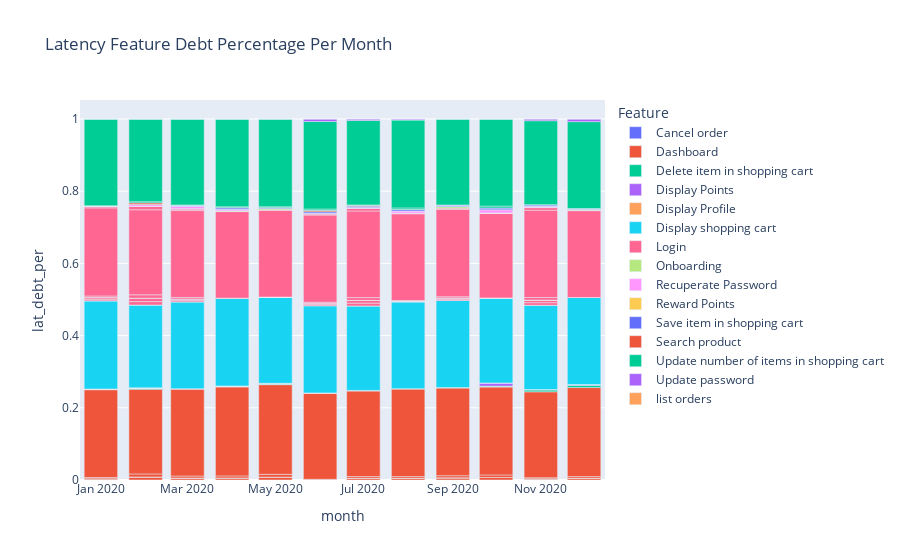

Notebook code for this chart:
### Code cell
fig = px.bar(grouped, x="month", y="lat_debt_per", color="Feature", title="Latency Feature Debt Percentage Per Month")
fig.show()

### Figure 1 — Plotly figure (JSON) as saved in the notebook; plotly's stock layout.template omitted (floating-point values rounded to 4 significant figures)
{"data": [{"alignmentgroup": "True", "hovertemplate": "Feature=Cancel order<br>month=%{x}<br>lat_debt_per=%{y}<extra></extra>", "legendgroup": "Cancel order", "marker": {"color": "#636efa"}, "name": "Cancel order", "offsetgroup": "Cancel order", "orientation": "v", "showlegend": true, "textposition": "auto", "type": "bar", "x": ["2020-01", "2020-02", "2020-03", "2020-04", "2020-05", "2020-06", "2020-07", "2020-08", "2020-09", "2020-10", "2020-11", "2020-12"], "xaxis": "x", "y": [0, 0, 0, 0, 0, 0, 0, 0, 0, 0, 0, 0], "yaxis": "y"}, {"alignmentgroup": "True", "hovertemplate": "Feature=Dashboard<br>month=%{x}<br>lat_debt_per=%{y}<extra></extra>", "legendgroup": "Dashboard", "marker": {"color": "#EF553B"}, "name": "Dashboard", "offsetgroup": "Dashboard", "orientation": "v", "showlegend": true, "textposition": "auto", "type": "bar", "x": ["2020-01", "2020-01", "2020-01", "2020-01", "2020-01", "2020-01", "2020-02", "2020-02", "2020-02", "2020-02", "2020-02", "2020-02", "2020-03", "2020-03", "2020-03", "2020-03", "2020-03", "2020-03", "2020-04", "2020-04", "2020-04", "2020-04", "2020-04", "2020-04", "2020-05", "2020-05", "2020-05", "2020-05", "2020-05", "2020-05", "2020-06", "2020-06", "2020-06", "2020-06", "2020-06", "2020-06", "2020-07", "2020-07", "2020-07", "2020-07", "2020-07", "2020-07", "2020-08", "2020-08", "2020-08", "2020-08", "2020-08", "2020-08", "2020-09", "2020-09", "2020-09", "2020-09", "2020-09", "2020-09", "2020-10", "2020-10", "2020-10", "2020-10", "2020-10", "2020-10", "2020-11", "2020-11", "2020-11", "2020-11", "2020-11", "2020-11", "2020-12", "2020-12", "2020-12", "2020-12", "2020-12", "2020-12"], "xaxis": "x", "y": [0, 0.003488, 0, 0, 0.003488, 0.2431, 0, 0.008419, 0, 0, 0.008419, 0.2346, 0, 0.005457, 0, 0, 0.005457, 0.242, 0, 0.005693, 0, 0, 0.005693, 0.2464, 0, 0.007851, 0, 0, 0.007851, 0.2484, 0, 0.000955, 0, 0, 0.000955, 0.2394, 0, 0.004732, 0, 0, 0.004732, 0.237, 0, 0.004678, 0, 0, 0.004678, 0.2438, 0, 0.005971, 0, 0, 0.005971, 0.244, 0, 0.00704, 0, 0, 0.00704, 0.2434, 0, 0.003192, 0, 0, 0.003192, 0.2379, 0, 0.00471, 0, 0, 0.00471, 0.2467], "yaxis": "y"}, {"alignmentgroup": "True", "hovertemplate": "Feature=Delete item in shopping cart<br>month=%{x}<br>lat_debt_per=%{y}<extra></extra>", "legendgroup": "Delete item in shopping cart", "marker": {"color": "#00cc96"}, "name": "Delete item in shopping cart", "offsetgroup": "Delete item in shopping cart", "orientation": "v", "showlegend": true, "textposition": "auto", "type": "bar", "x": ["2020-01", "2020-02", "2020-03", "2020-04", "2020-05", "2020-06", "2020-07", "2020-08", "2020-09", "2020-10", "2020-11", "2020-12"], "xaxis": "x", "y": [0.0006618, 0.003109, 0, 0.002526, 0.001991, 0, 0.001749, 0, 0, 0.002667, 0.005809, 0.006343], "yaxis": "y"}, {"alignmentgroup": "True", "hovertemplate": "Feature=Display Points<br>month=%{x}<br>lat_debt_per=%{y}<extra></extra>", "legendgroup": "Display Points", "marker": {"color": "#ab63fa"}, "name": "Display Points", "offsetgroup": "Display Points", "orientation": "v", "showlegend": true, "textposition": "auto", "type": "bar", "x": ["2020-01", "2020-01", "2020-02", "2020-02", "2020-03", "2020-03", "2020-04", "2020-04", "2020-05", "2020-05", "2020-06", "2020-06", "2020-07", "2020-07", "2020-08", "2020-08", "2020-09", "2020-09", "2020-10", "2020-10", "2020-11", "2020-11", "2020-12", "2020-12"], "xaxis": "x", "y": [0, 0, 0, 0, 0, 0, 0, 0, 0, 0.0007547, 0, 0, 0, 0, 0, 0, 0, 0, 0, 0.008683, 0, 0, 0, 0.002117], "yaxis": "y"}, {"alignmentgroup": "True", "hovertemplate": "Feature=Display Profile<br>month=%{x}<br>lat_debt_per=%{y}<extra></extra>", "legendgroup": "Display Profile", "marker": {"color": "#FFA15A"}, "name": "Display Profile", "offsetgroup": "Display Profile", "orientation": "v", "showlegend": true, "textposition": "auto", "type": "bar", "x": ["2020-01", "2020-01", "2020-02", "2020-02", "2020-03", "2020-03", "2020-04", "2020-04", "2020-05", "2020-05", "2020-06", "2020-06", "2020-07", "2020-07", "2020-08", "2020-08", "2020-09", "2020-09", "2020-10", "2020-10", "2020-11", "2020-11", "2020-12", "2020-12"], "xaxis": "x", "y": [0.001395, 0, 0.0008842, 0, 0, 0, 0.0003209, 0, 0.001143, 0, 0, 0, 0, 0, 0, 0, 0, 0, 0, 0, 0.0004932, 0, 0, 0], "yaxis": "y"}, {"alignmentgroup": "True", "hovertemplate": "Feature=Display shopping cart<br>month=%{x}<br>lat_debt_per=%{y}<extra></extra>", "legendgroup": "Display shopping cart", "marker": {"color": "#19d3f3"}, "name": "Display shopping cart", "offsetgroup": "Display shopping cart", "orientation": "v", "showlegend": true, "textposition": "auto", "type": "bar", "x": ["2020-01", "2020-02", "2020-03", "2020-04", "2020-05", "2020-06", "2020-07", "2020-08", "2020-09", "2020-10", "2020-11", "2020-12"], "xaxis": "x", "y": [0.2441, 0.2293, 0.2406, 0.2432, 0.2383, 0.2416, 0.234, 0.2403, 0.2415, 0.2355, 0.2335, 0.2409], "yaxis": "y"}, {"alignmentgroup": "True", "hovertemplate": "Feature=Login<br>month=%{x}<br>lat_debt_per=%{y}<extra></extra>", "legendgroup": "Login", "marker": {"color": "#FF6692"}, "name": "Login", "offsetgroup": "Login", "orientation": "v", "showlegend": true, "textposition": "auto", "type": "bar", "x": ["2020-01", "2020-01", "2020-01", "2020-01", "2020-01", "2020-01", "2020-01", "2020-01", "2020-02", "2020-02", "2020-02", "2020-02", "2020-02", "2020-02", "2020-02", "2020-02", "2020-03", "2020-03", "2020-03", "2020-03", "2020-03", "2020-03", "2020-03", "2020-03", "2020-04", "2020-04", "2020-04", "2020-04", "2020-04", "2020-04", "2020-04", "2020-04", "2020-05", "2020-05", "2020-05", "2020-05", "2020-05", "2020-05", "2020-05", "2020-05", "2020-06", "2020-06", "2020-06", "2020-06", "2020-06", "2020-06", "2020-06", "2020-06", "2020-07", "2020-07", "2020-07", "2020-07", "2020-07", "2020-07", "2020-07", "2020-07", "2020-08", "2020-08", "2020-08", "2020-08", "2020-08", "2020-08", "2020-08", "2020-08", "2020-09", "2020-09", "2020-09", "2020-09", "2020-09", "2020-09", "2020-09", "2020-09", "2020-10", "2020-10", "2020-10", "2020-10", "2020-10", "2020-10", "2020-10", "2020-10", "2020-11", "2020-11", "2020-11", "2020-11", "2020-11", "2020-11", "2020-11", "2020-11", "2020-12", "2020-12", "2020-12", "2020-12", "2020-12", "2020-12", "2020-12", "2020-12"], "xaxis": "x", "y": [0, 0.004474, 0.004474, 0, 0, 0.004474, 0.2441, 0.004474, 0, 0.00944, 0.00944, 0, 0, 0.00944, 0.2356, 0.00944, 0, 0.004092, 0.004092, 0, 0, 0.004092, 0.2406, 0.004092, 0, 0, 0, 0, 0, 0, 0.2398, 0, 0, 0.0001786, 0.0001786, 0, 0, 0.0001786, 0.2408, 0.0001786, 0, 0.003163, 0.003163, 0, 0, 0.003163, 0.2416, 0.003163, 0, 0.007697, 0.007697, 0, 0, 0.007697, 0.24, 0.007697, 0, 0.001245, 0.001245, 0, 0, 0.001245, 0.2403, 0.001245, 0, 0.003473, 0.003473, 0, 0, 0.003473, 0.2415, 0.003473, 0, 0, 0, 0, 0, 0, 0.2343, 0, 0, 0.007143, 0.007143, 0, 0, 0.007143, 0.2419, 0.007143, 0, 0, 0, 0, 0, 0, 0.2408, 0], "yaxis": "y"}, {"alignmentgroup": "True", "hovertemplate": "Feature=Onboarding<br>month=%{x}<br>lat_debt_per=%{y}<extra></extra>", "legendgroup": "Onboarding", "marker": {"color": "#B6E880"}, "name": "Onboarding", "offsetgroup": "Onboarding", "orientation": "v", "showlegend": true, "textposition": "auto", "type": "bar", "x": ["2020-01", "2020-02", "2020-03", "2020-04", "2020-05", "2020-06", "2020-07", "2020-08", "2020-09", "2020-10", "2020-11", "2020-12"], "xaxis": "x", "y": [0, 0, 0.0009453, 0.002032, 0.003897, 0, 0, 0.0002094, 0.004673, 0.001143, 0.0005698, 0.001924], "yaxis": "y"}, {"alignmentgroup": "True", "hovertemplate": "Feature=Recuperate Password<br>month=%{x}<br>lat_debt_per=%{y}<extra></extra>", "legendgroup": "Recuperate Password", "marker": {"color": "#FF97FF"}, "name": "Recuperate Password", "offsetgroup": "Recuperate Password", "orientation": "v", "showlegend": true, "textposition": "auto", "type": "bar", "x": ["2020-01", "2020-02", "2020-03", "2020-04", "2020-05", "2020-06", "2020-07", "2020-08", "2020-09", "2020-10", "2020-11", "2020-12"], "xaxis": "x", "y": [0.0009036, 0.004917, 0.007171, 0.004308, 0, 0.002081, 0.001593, 0.006443, 0, 0.009056, 0.003141, 0.001319], "yaxis": "y"}, {"alignmentgroup": "True", "hovertemplate": "Feature=Reward Points<br>month=%{x}<br>lat_debt_per=%{y}<extra></extra>", "legendgroup": "Reward Points", "marker": {"color": "#FECB52"}, "name": "Reward Points", "offsetgroup": "Reward Points", "orientation": "v", "showlegend": true, "textposition": "auto", "type": "bar", "x": ["2020-01", "2020-02", "2020-03", "2020-04", "2020-05", "2020-06", "2020-07", "2020-08", "2020-09", "2020-10", "2020-11", "2020-12"], "xaxis": "x", "y": [0, 0, 0, 0, 0, 0, 0, 0, 0, 0, 0, 0], "yaxis": "y"}, {"alignmentgroup": "True", "hovertemplate": "Feature=Save item in shopping cart<br>month=%{x}<br>lat_debt_per=%{y}<extra></extra>", "legendgroup": "Save item in shopping cart", "marker": {"color": "#636efa"}, "name": "Save item in shopping cart", "offsetgroup": "Save item in shopping cart", "orientation": "v", "showlegend": true, "textposition": "auto", "type": "bar", "x": ["2020-01", "2020-02", "2020-03", "2020-04", "2020-05", "2020-06", "2020-07", "2020-08", "2020-09", "2020-10", "2020-11", "2020-12"], "xaxis": "x", "y": [0, 0, 0.001657, 0.004304, 0.002571, 0.004051, 0.003842, 0.004149, 0.004518, 0.004957, 0.004338, 0.002185], "yaxis": "y"}, {"alignmentgroup": "True", "hovertemplate": "Feature=Search product<br>month=%{x}<br>lat_debt_per=%{y}<extra></extra>", "legendgroup": "Search product", "marker": {"color": "#EF553B"}, "name": "Search product", "offsetgroup": "Search product", "orientation": "v", "showlegend": true, "textposition": "auto", "type": "bar", "x": ["2020-01", "2020-02", "2020-03", "2020-04", "2020-05", "2020-06", "2020-07", "2020-08", "2020-09", "2020-10", "2020-11", "2020-12"], "xaxis": "x", "y": [0, 0.004583, 0, 0, 0, 0.003267, 0.001823, 0, 0, 0, 0, 0], "yaxis": "y"}, {"alignmentgroup": "True", "hovertemplate": "Feature=Update number of items in shopping cart<br>month=%{x}<br>lat_debt_per=%{y}<extra></extra>", "legendgroup": "Update number of items in shopping cart", "marker": {"color": "#00cc96"}, "name": "Update number of items in shopping cart", "offsetgroup": "Update number of items in shopping cart", "orientation": "v", "showlegend": true, "textposition": "auto", "type": "bar", "x": ["2020-01", "2020-01", "2020-02", "2020-02", "2020-03", "2020-03", "2020-04", "2020-04", "2020-05", "2020-05", "2020-06", "2020-06", "2020-07", "2020-07", "2020-08", "2020-08", "2020-09", "2020-09", "2020-10", "2020-10", "2020-11", "2020-11", "2020-12", "2020-12"], "xaxis": "x", "y": [0.0005688, 0.2402, 0.003109, 0.2293, 0.001657, 0.2382, 0.002526, 0.2432, 0.002571, 0.2431, 0.004051, 0.2425, 0.001749, 0.234, 0.004149, 0.2432, 2.325e-05, 0.238, 0.004957, 0.2413, 0, 0.2327, 0, 0.2409], "yaxis": "y"}, {"alignmentgroup": "True", "hovertemplate": "Feature=Update password<br>month=%{x}<br>lat_debt_per=%{y}<extra></extra>", "legendgroup": "Update password", "marker": {"color": "#ab63fa"}, "name": "Update password", "offsetgroup": "Update password", "orientation": "v", "showlegend": true, "textposition": "auto", "type": "bar", "x": ["2020-01", "2020-02", "2020-03", "2020-04", "2020-05", "2020-06", "2020-07", "2020-08", "2020-09", "2020-10", "2020-11", "2020-12"], "xaxis": "x", "y": [0, 3.148e-05, 0, 0, 0, 0.006957, 0.00399, 0.003067, 0, 0, 0.004708, 0.007317], "yaxis": "y"}, {"alignmentgroup": "True", "hovertemplate": "Feature=list orders<br>month=%{x}<br>lat_debt_per=%{y}<extra></extra>", "legendgroup": "list orders", "marker": {"color": "#FFA15A"}, "name": "list orders", "offsetgroup": "list orders", "orientation": "v", "showlegend": true, "textposition": "auto", "type": "bar", "x": ["2020-01", "2020-02", "2020-03", "2020-04", "2020-05", "2020-06", "2020-07", "2020-08", "2020-09", "2020-10", "2020-11", "2020-12"], "xaxis": "x", "y": [0, 0, 0, 0, 0, 0, 0, 0, 0, 0, 0, 0], "yaxis": "y"}], "layout": {"barmode": "relative", "legend": {"title": {"text": "Feature"}, "tracegroupgap": 0}, "title": {"text": "Latency Feature Debt Percentage Per Month"}, "xaxis": {"anchor": "y", "domain": [0, 1], "title": {"text": "month"}}, "yaxis": {"anchor": "x", "domain": [0, 1], "title": {"text": "lat_debt_per"}}}}
